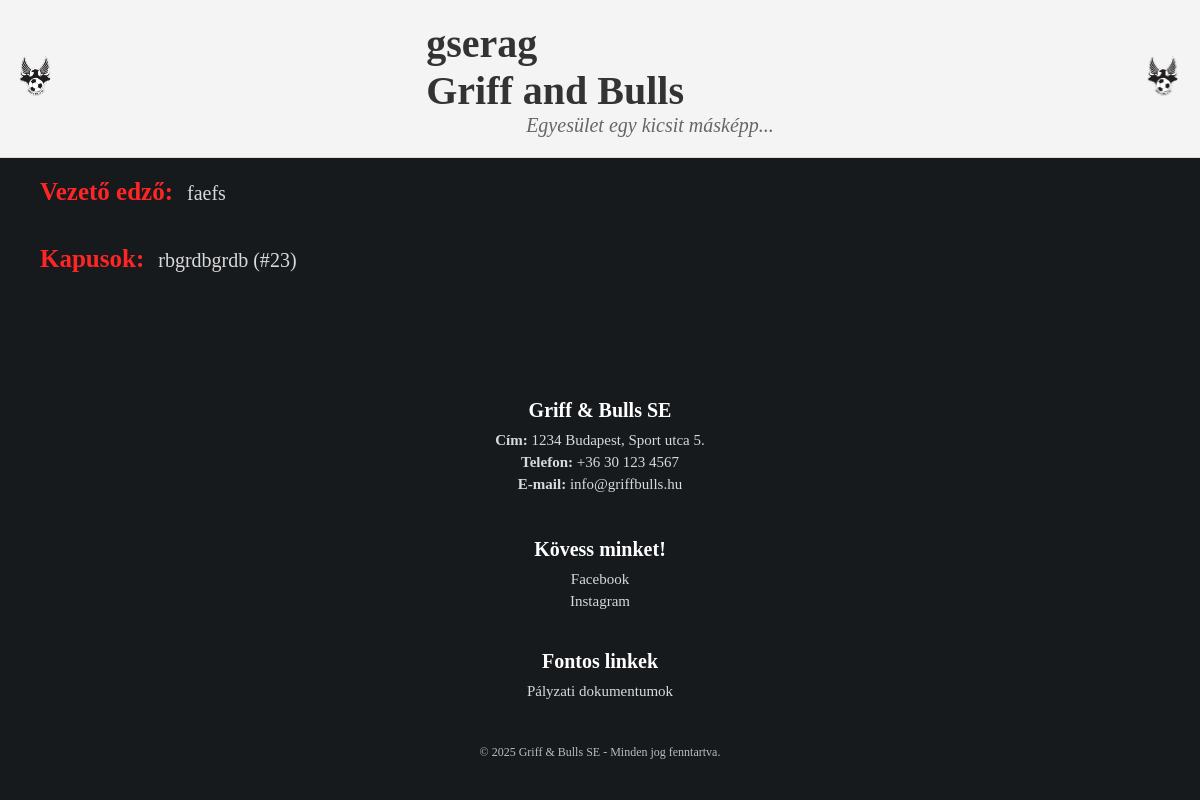
Screenshot of /csapatok/korosztaly/gserag/ with the database file from the repository.
### hirek/models.py (models this page shows, shortened)
class Korosztaly(models.Model):
    nev = models.CharField(max_length=250, unique=True)
    slug = models.SlugField(max_length=50, unique=True)
    vezeto_edzo = models.CharField(max_length=250)
    asszisztens_edzo = models.CharField(max_length=250, blank=True)
    banner_kep = models.ImageField(upload_to='korosztaly_banner/', blank=True, null=True)
    class Meta:
        verbose_name = "Korosztaly"
        verbose_name_plural = "Korosztalyok"
    def __str__(self):
        return self.nev

class Jatekos(models.Model):
    POSZT_CHOICES = [
        ('K', 'Kapus'),
        ('V', 'Védő'),
        ('KP', 'Középpályás'),
        ('T', 'Támadó'),
    ]
    nev = models.CharField(max_length=250)
    korosztaly = models.ForeignKey(Korosztaly, on_delete=models.CASCADE, related_name='jatekosok')
    poszt = models.CharField(max_length=2, choices=POSZT_CHOICES)
    mezszam = models.PositiveSmallIntegerField(blank=True, null=True)
    class Meta:
        verbose_name = "Jatekos"
        verbose_name_plural = "Jatekosok"

### hirek/views.py (the view)
# urls.py: path("csapatok/korosztaly/<slug:korosztaly_slug>/", korosztaly, name='korosztaly'),
def korosztaly(request, korosztaly_slug: str):
    korosztaly = get_object_or_404(Korosztaly, slug=korosztaly_slug)
    jatekosok = korosztaly.jatekosok.all()
    posztok = {
        'Kapusok': jatekosok.filter(poszt='K'),
        'Védők': jatekosok.filter(poszt='V'),
        'Középpályások': jatekosok.filter(poszt='KP'),
        'Támadók': jatekosok.filter(poszt='T'),
    }
    context = {
        'korosztaly': korosztaly,
        'posztok': posztok,
    }
    return render(request, "hirek/korosztaly.html", context)

### hirek/templates/hirek/korosztaly.html (shortened to what this page needs)
{% load static %}
<!DOCTYPE html>
<html lang="en">
  <head>
    <link rel="stylesheet" href="{% static 'hirek/style_csapatok.css' %}" />
    <link rel="stylesheet" href="{% static 'hirek/footer.css' %}" />
  </head>
  <body>
    <header>
    <img class="gab_feher_bal" src="{% static 'hirek/gab_feher.png' %}" alt="GAB Fehér">
      <div class="header-text">
        <h1>{{ korosztaly }}</h1>
        <h1>Griff and Bulls</h1>
        <p>Egyesület egy kicsit másképp...</p>
      </div>
    <img class="gab_feher_jobb" src="{% static 'hirek/gab_feher.png' %}" alt="GAB Fehér">
    </header>
    <nav>
      <ul>
        <li><a href="{% url 'fooldal' %}">Vissza a főoldalra</a></li>
        <li><a href="{% url 'csapatok' %}">Többi csapat</a></li>
      </ul>
    </nav>
    <main class="csapatok-container">
      <div class="edzok-section">
        <h2>Vezető edző:</h2>
        <p>{{ korosztaly.vezeto_edzo }}</p>
      </div>
      {% for poszt, jatekos_lista in posztok.items %}
        {% if jatekos_lista %}
          <div class="poszt-section">
            <h2 class="poszt">{{ poszt }}:</h2>
            <p>
              {% for jatekos in jatekos_lista %}
                {{ jatekos.nev }}{% if jatekos.mezszam %} (#{{ jatekos.mezszam }}){% endif %}{% if not forloop.last %}, {% endif %}
              {% endfor %}
            </p>
          </div>
        {% endif %}
      {% endfor %}
    </main>
    <footer>
      <div class="footer-container">
        <div class="footer-info">
          <h3>Griff & Bulls SE</h3>
          <p><strong>Cím:</strong> 1234 Budapest, Sport utca 5.</p>
          <p><strong>Telefon:</strong> +36 30 123 4567</p>
          <p><strong>E-mail:</strong> info@griffbulls.hu</p>
        </div>
        <section class="footer_kapcsolat," id="kapcsolat">
          <div class="footer-socials">
            <h3>Kövess minket!</h3>
            <a
              href="https://www.facebook.com/p/Griff-Bulls-SE-100057331514748/"
              target="_blank"
              >Facebook</a
            >
            <a
              href="https://www.instagram.com/griff_and_bulls_se?utm_source=ig_web_button_share_sheet&igsh=ZDNlZDc0MzIxNw=="
              target="_blank"
              >Instagram</a
            >
          </div>
        </section>
        <div class="footer-links">
          <h3>Fontos linkek</h3>
          <a href="palyazat.html">Pályzati dokumentumok</a>
        </div>
      </div>
      <p class="footer-copy">
        © 2025 Griff & Bulls SE - Minden jog fenntartva.
      </p>
    </footer>
  </body>
</html>

### hirek/static/hirek/style_csapatok.css (style rules this page uses)
* { margin: 0; padding: 0; box-sizing: border-box; }
header { display: flex; align-items: center; justify-content: center; background-color: #f4f4f4; padding: 20px; border-bottom: 1px solid #ddd; position: fixed; top: 0; left: 0; width: 100%; z-index: 1000; transition: all 0.3s ease; }
body { padding-top: 80px; }
body { padding-top: 100px; background-color: #161a1d; }
header img { height: 60px; margin: 0 10px; }
header h1 { font-size: 40px; color: #333; margin: 0; }
header p { font-size: 20px; color: #666; font-style: italic; padding-left: 100px; }
.gab_feher_bal, .gab_feher_jobb { position: absolute; height: 60px; margin-left: 15px; margin-right: 15px; }
.gab_feher_bal { left: 0; }
.gab_feher_jobb { right: 0; }
main.csapatok-container { padding-top: 10px; padding-left: 40px; margin: 0; text-align: left; }
.edzok-section { margin-bottom: 30px; }
.poszt-section { margin-bottom: 15px; }
.edzok-section, .poszt-section { text-align: left; }
.edzok-section h2, .poszt-section h2 { font-size: 25px; color: rgb(255, 37, 37); margin-bottom: 8px; display: inline-block; margin-right: 10px; }
.edzok-section p, .poszt-section p { font-size: 20px; color: #D9D9D9; line-height: 1.6; text-align: left; margin: 0; display: inline-block; }
.poszt { color: #FF6B6B; }
nav { margin-top: 10px; background-color: #161A1D; padding: 10px 40px; }
nav ul { list-style-type: none; margin: 0; padding: 0; display: flex; justify-content: flex-start; gap: 20px; }
nav ul li a { color: whitesmoke; text-decoration: none; font-size: 18px; transition: color 0.2s ease; background-color: darkred; padding: 8px 16px; border-radius: 20px; display: inline-block; }

### hirek/static/hirek/footer.css (style rules this page uses)
footer { padding: 20px 0; padding-top: 100px; background-color: #161a1d; color: white; text-align: center; border-top: 3px solid #161a1d; }
.footer-container { display: flex; justify-content: space-around; flex-wrap: wrap; max-width: 80%; margin: 0 auto; gap: 20px; }
.footer-info, .footer-socials, .footer-links { flex: 1; min-width: 200px; }
.footer-info h3, .footer-socials h3, .footer-links h3 { font-size: 20px; margin-bottom: 10px; }
.footer-info p, .footer-socials a, .footer-links a { font-size: 15px; color: #d9d9d9; text-decoration: none; display: block; margin: 5px 0; }
.footer-copy { margin-top: 20px; font-size: 12px; opacity: 0.7; }
@media (max-width: 1200px) { .footer-container { flex-direction: column; text-align: center; } }
@media (max-width: 1200px) { .footer-info, .footer-socials, .footer-links { margin-bottom: 20px; } }

### rows the page displays
Korosztaly: nev "gserag", vezeto_edzo "faefs"
Jatekos: nev "rbgrdbgrdb", mezszam "23"

### other values shown
{{ poszt }} "Kapusok"
